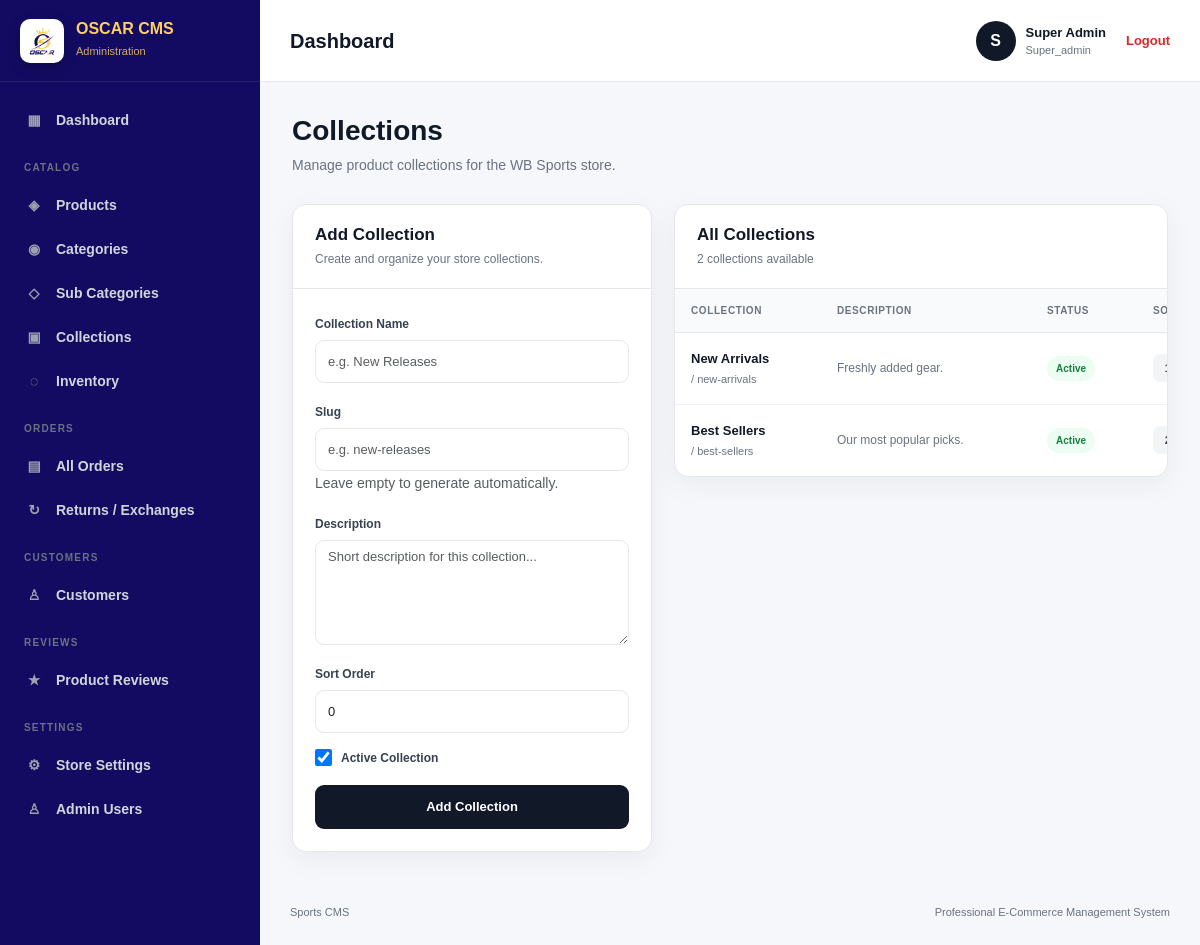
Screenshot of /admin/collections.php (signed in) with the database file from the repository.
### tables this page shows
CREATE TABLE collections (
    id INT UNSIGNED AUTO_INCREMENT PRIMARY KEY,
    name VARCHAR(150) NOT NULL,
    slug VARCHAR(170) NOT NULL UNIQUE,
    description TEXT NULL,
    status TINYINT(1) NOT NULL DEFAULT 1,
    sort_order INT NOT NULL DEFAULT 0,
    created_at TIMESTAMP DEFAULT CURRENT_TIMESTAMP,
    updated_at TIMESTAMP DEFAULT CURRENT_TIMESTAMP ON UPDATE CURRENT_TIMESTAMP
);

### admin/collections.php (the view, shortened to what this page needs)
<?php
require_once "../config/database.php";
$editCollection = null;
$stmt = $pdo->query("
    SELECT *
    FROM collections
    ORDER BY sort_order ASC, id DESC
");
$collections = $stmt->fetchAll();
?>
<!DOCTYPE html>
<html lang="en">
<head>
    <link
        href="https://cdn.jsdelivr.net/npm/bootstrap@5.3.3/dist/css/bootstrap.min.css"
        rel="stylesheet"
    >
    <link
        rel="stylesheet"
        href="assets/css/admin.css"
    >
</head>
<body>
<div class="admin-layout">
    <?php include "../includes/sidebar.php"; ?>
    <div class="main-area">
        <?php include "../includes/header.php"; ?>
        <main class="page-content">
            <div class="page-heading">
                <h1>Collections</h1>
                <p>
                    Manage product collections for the WB Sports store.
                </p>
            </div>
            <div class="collection-layout">
                <div class="collection-card collection-form-card">
                    <div class="collection-card-header">
                        <h3>
                            <?php echo $editCollection ? "Edit Collection" : "Add Collection"; ?>
                        </h3>
                        <p>
                            Create and organize your store collections.
                        </p>
                    </div>
                    <div class="collection-card-body">
                        <form method="POST">
                            <div class="mb-3">
                                <label class="form-label">
                                    Collection Name
                                </label>
                                <input
                                    type="text"
                                    name="name"
                                    class="form-control"
                                    placeholder="e.g. New Releases"
                                    value="<?php echo htmlspecialchars($editCollection["name"] ?? ""); ?>"
                                    required
                                >
                            </div>
                            <div class="mb-3">
                                <label class="form-label">
                                    Slug
                                </label>
                                <input
                                    type="text"
                                    name="slug"
                                    class="form-control"
                                    placeholder="e.g. new-releases"
                                    value="<?php echo htmlspecialchars($editCollection["slug"] ?? ""); ?>"
                                >
                                <small class="text-muted">
                                    Leave empty to generate automatically.
                                </small>
                            </div>
                            <div class="mb-3">
                                <label class="form-label">
                                    Description
                                </label>
                                <textarea
                                    name="description"
                                    class="form-control"
                                    placeholder="Short description for this collection..."
                                ><?php echo htmlspecialchars($editCollection["description"] ?? ""); ?></textarea>
                            </div>
                            <div class="mb-3">
                                <label class="form-label">
                                    Sort Order
                                </label>
                                <input
                                    type="number"
                                    name="sort_order"
                                    class="form-control"
                                    min="0"
                                    value="<?php echo htmlspecialchars($editCollection["sort_order"] ?? "0"); ?>"
                                >
                            </div>
                            <div class="checkbox-row">
                                <input
                                    type="checkbox"
                                    id="status"
                                    name="status"
                                    <?php
                                    if (!$editCollection || (int) $editCollection["status"] === 1) {
                                        echo "checked";
                                    }
                                    ?>
                                >
                                <label for="status">
                                    Active Collection
                                </label>
                            </div>
                            <button
                                type="submit"
                                class="save-btn"
                            >
                                <?php echo $editCollection ? "Update Collection" : "Add Collection"; ?>
                            </button>
                        </form>
                    </div>
                </div>
                <div class="collection-card">
                    <div class="collection-card-header">
                        <h3>
                            All Collections
                        </h3>
                        <p>
                            <?php echo count($collections); ?>
                            collection<?php echo count($collections) === 1 ? "" : "s"; ?>
                            available
                        </p>
                    </div>
                    <?php if (!empty($collections)): ?>
                        <div class="collection-table-wrap">
                            <table class="collection-table">
                                <thead>
                                    <tr>
                                        <th>
                                            Collection
                                        </th>
                                        <th>
                                            Description
                                        </th>
                                        <th>
                                            Status
                                        </th>
                                        <th>
                                            Sort
                                        </th>
                                    </tr>
                                </thead>
                                <tbody>
                                    <?php foreach ($collections as $collection): ?>
                                        <tr>
                                            <td>
                                                <div class="collection-name">
                                                    <?php
                                                    echo htmlspecialchars($collection["name"]);
                                                    ?>
                                                </div>
                                                <div class="collection-slug">
                                                    /
                                                    <?php
                                                    echo htmlspecialchars($collection["slug"]);
                                                    ?>
                                                </div>
                                            </td>
                                            <td>
                                                <div class="description-text">
                                                    <?php
                                                    if (!empty($collection["description"])) {
                                                        echo htmlspecialchars(
                                                            $collection["description"]
                                                        );
                                                    } else {
                                                        echo "No description";
                                                    }
                                                    ?>
                                                </div>
                                            </td>
                                            <td>
                                                <?php if ((int) $collection["status"] === 1): ?>
                                                    <span class="status-badge status-active">
                                                        Active
                                                    </span>
                                                <?php else: ?>
                                                    <span class="status-badge status-inactive">
                                                        Inactive
                                                    </span>
                                                <?php endif; ?>
                                            </td>
                                            <td>
                                                <span class="sort-badge">
                                                </span>
                                            </td>
                                        </tr>
                                    <?php endforeach; ?>
                                </tbody>
                            </table>
                        </div>
                    <?php endif; ?>
                </div>
            </div>
        </main>
        <?php include "../includes/footer.php"; ?>
    </div>
</div>
</body>
</html>

### admin/assets/css/admin.css (style rules this page uses)
* { box-sizing: border-box; }
:root { --sidebar: #130B61; --sidebar-hover: #211878; --background: #f5f7fa; --white: #ffffff; --text: #111827; --muted: #6b7280; --border: #e5e7eb; --primary: #111827; --shadow: 0 8px 30px rgba(0, 0, 0, 0.05); }
html, body { margin: 0; padding: 0; min-height: 100%; }
body { background: var(--background); color: var(--text); font-family: Arial, sans-serif; }
.admin-layout { min-height: 100vh; display: flex; }
.main-area { width: calc(100% - 260px); margin-left: 260px; min-height: 100vh; display: flex; flex-direction: column; }
.page-heading { margin-bottom: 28px; }
.page-heading h1 { margin: 0; font-size: 28px; font-weight: 800; }
.page-heading p { margin: 7px 0 0; color: var(--muted); font-size: 14px; }
.main-area { min-width: 0; }

### admin/collections.php (style rules this page uses)
.page-content { padding: 32px; width: 100%; min-width: 0; }
.collection-layout { display: grid; grid-template-columns: 360px minmax(0, 1fr); gap: 22px; align-items: start; }
.collection-card { background: #fff; border: 1px solid #e5e7eb; border-radius: 14px; box-shadow: 0 8px 30px rgba(0, 0, 0, 0.05); overflow: hidden; }
.collection-card-header { padding: 20px 22px; border-bottom: 1px solid #e5e7eb; }
.collection-card-header h3 { margin: 0; font-size: 17px; font-weight: 800; }
.collection-card-header p { margin: 5px 0 0; color: #6b7280; font-size: 12px; }
.collection-card-body { padding: 22px; }
.form-label { font-size: 12px; font-weight: 700; color: #374151; margin-bottom: 7px; }
.form-control, .form-select { min-height: 43px; border-radius: 9px; border-color: #e5e7eb; font-size: 13px; }
textarea.form-control { min-height: 105px; resize: vertical; }
.save-btn { width: 100%; min-height: 44px; border: 0; border-radius: 9px; background: #111827; color: #fff; font-size: 13px; font-weight: 700; cursor: pointer; }
.collection-table-wrap { width: 100%; max-width: 100%; overflow-x: auto; -webkit-overflow-scrolling: touch; }
.collection-table { width: 100%; min-width: 720px; border-collapse: collapse; }
.collection-table th { background: #f9fafb; color: #6b7280; font-size: 10px; font-weight: 800; text-transform: uppercase; letter-spacing: .6px; padding: 14px 16px; border-bottom: 1px solid #e5e7eb; white-space: nowrap; }
.collection-table td { padding: 16px; border-bottom: 1px solid #f0f0f0; vertical-align: middle; font-size: 13px; }
.collection-table tr:last-child td { border-bottom: 0; }
.collection-name { font-weight: 800; color: #111827; }
.collection-slug { color: #6b7280; font-size: 11px; margin-top: 3px; }
.description-text { max-width: 280px; color: #6b7280; font-size: 12px; line-height: 1.5; }
.status-badge { display: inline-flex; align-items: center; padding: 5px 9px; border-radius: 999px; font-size: 10px; font-weight: 800; }
.status-active { background: #ecfdf3; color: #15803d; }
.sort-badge { display: inline-flex; align-items: center; justify-content: center; min-width: 30px; height: 28px; padding: 0 8px; border-radius: 7px; background: #f3f4f6; color: #374151; font-size: 11px; font-weight: 800; }
.checkbox-row { display: flex; align-items: center; gap: 9px; margin-bottom: 18px; }
.checkbox-row input { width: 17px; height: 17px; cursor: pointer; }
.checkbox-row label { margin: 0; font-size: 12px; font-weight: 700; color: #374151; cursor: pointer; }

### rows the page displays
collections: name "New Arrivals", slug "new-arrivals", description "Freshly added gear.", status "Active"
collections: name "Best Sellers", slug "best-sellers", description "Our most popular picks.", status "Active"

### other values shown
substr($admin_name, 0, 1) "S"
$admin_name "Super Admin"
$admin_role "Super_admin"
count($collections) "2"
